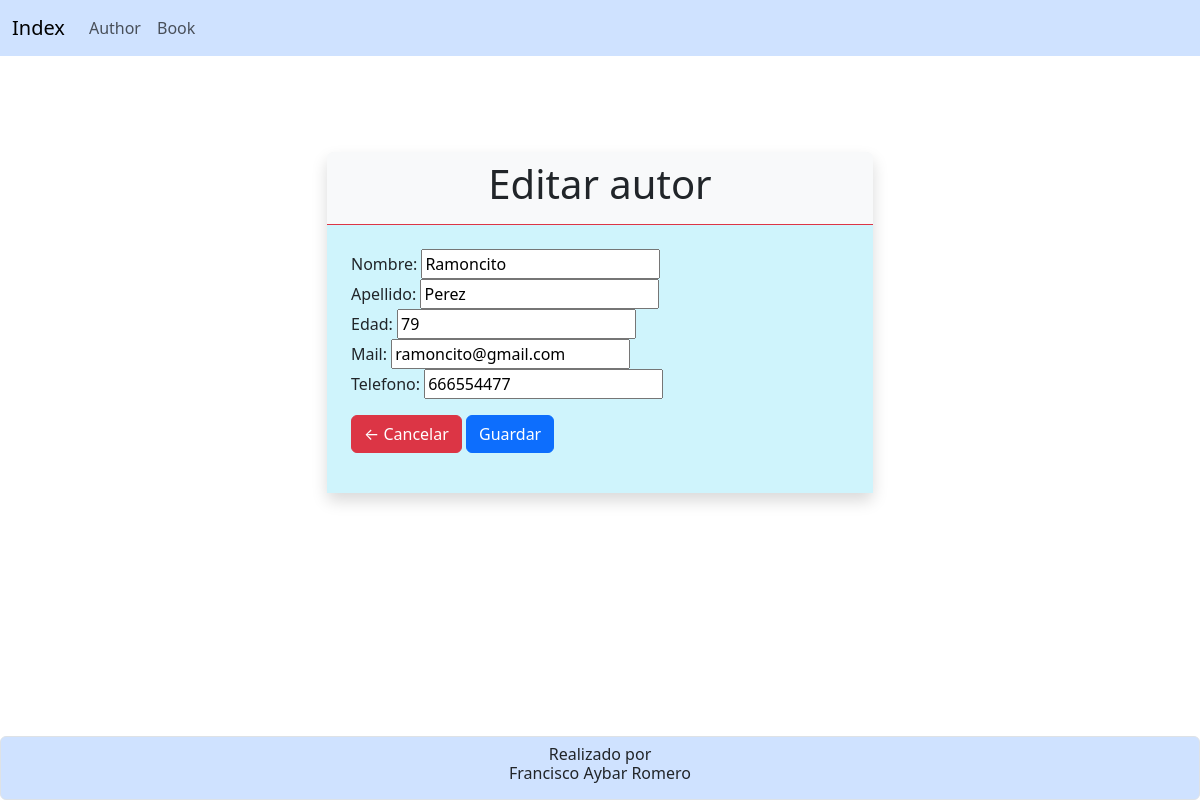
The app's page /author_update/5, older data.
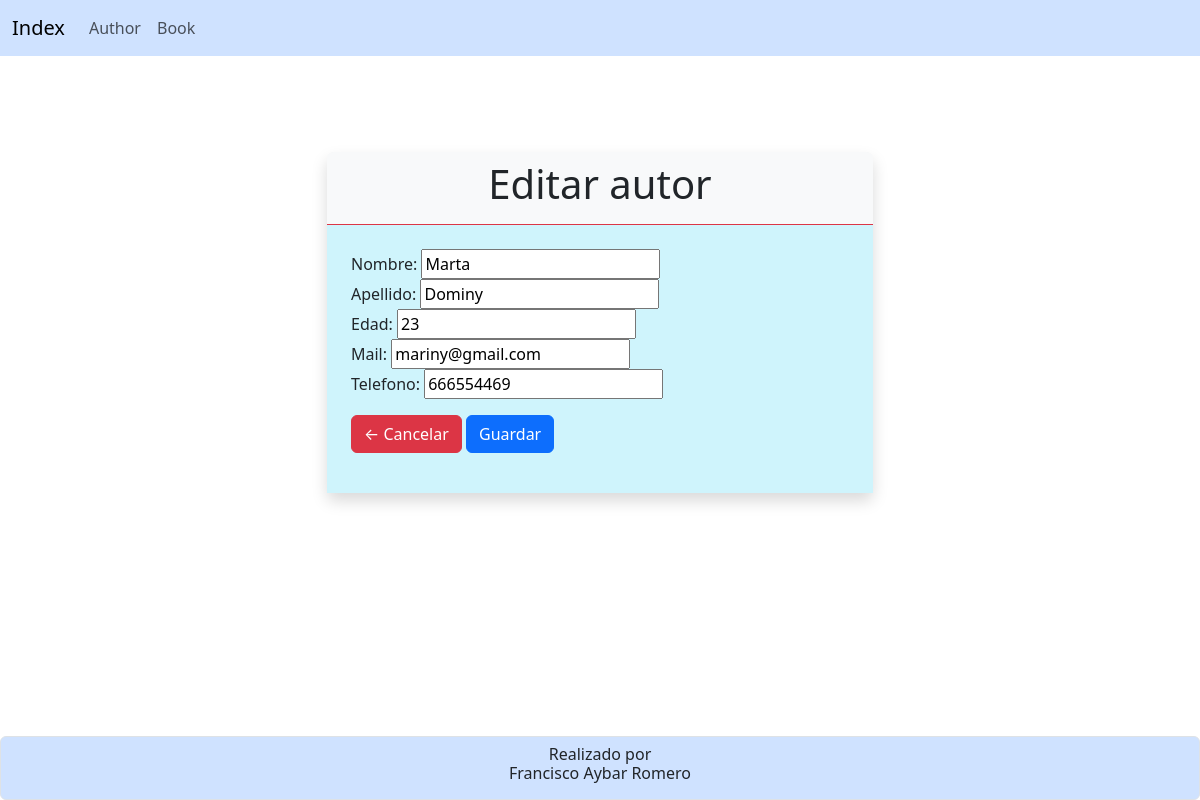
The same page, newer data.
### HolaMundo/models.py (models this page shows, shortened)
class Author (models.Model):
    name=models.CharField (
        verbose_name='Nombre', # etiqueta dentro de la tabla
        max_length= 100,
        default=''
    )
    last_name=models.CharField(
        verbose_name='Apellido',
        max_length=150,
        default=''
    )
    age=models.PositiveSmallIntegerField (
        verbose_name='Edad',
        max_length=3
    )
    mail=models.EmailField(
        verbose_name='Mail',
        max_length=150,
        default=''
    )
    telefono=models.CharField(
        verbose_name='Telefono',
        max_length=10,
        default=''
    )

### HolaMundo/views.py (the view, shortened to what this page needs)
# urls.py: path('author_update/<int:pk>', views.author_update),
def author_update (request, pk = None): #Recibe la clave del autor que queremos actualizar.
    author = Author.objects.get(pk = pk) #Nos buscará el registro que coincida con la clave que le
    if request.method == 'GET':
        author_form = AutorForm(instance = author) #todo form basado en un modelo tiene este atributo que
        return render (request,'author_update.html',{'author':author,'author_form':author_form}) #si la

### HolaMundo/forms.py
class AutorForm (forms.ModelForm): #Vamos a crear un formulario de Django , basado en un modelo, por eso hacemos la herencia
    class Meta:
        model = Author
        fields='__all__'

### HolaMundo/templates/author_update.html (shortened to what this page needs)
{%extends 'index.html'%}
{%block content%}
<div class="container my-5">
    <div class="row justify-content-center">
        <div class="col-12 col-md-8 col-lg-6">
            <section class="bg-light rounded shadow my-5">
                <div class="text-center py-2 border-bottom border-danger">
                    <h1>Editar autor</h1>
                </div>
                <article class="bg-info-subtle p-4">
                    <form action="" method="POST" class="form">
                        {{author_form}}
                        <div class="my-3">
                            <a href="/author/" class="btn btn-danger">← Cancelar</a>
                            <button type="submit" class="btn btn-primary">Guardar</button>
                        </div>
                    </form>
                </article>
            </section>
        </div>
    </div>
</div>
{%endblock content%}

Row changes from the older to the newer data that the page shows:
changed Author: name "Ramoncito" → "Marta"; last_name "Perez" → "Dominy"; age "79" → "23"; mail "ramoncito@gmail.com" → "mariny@gmail.com"; telefono "666554477" → "666554469"
